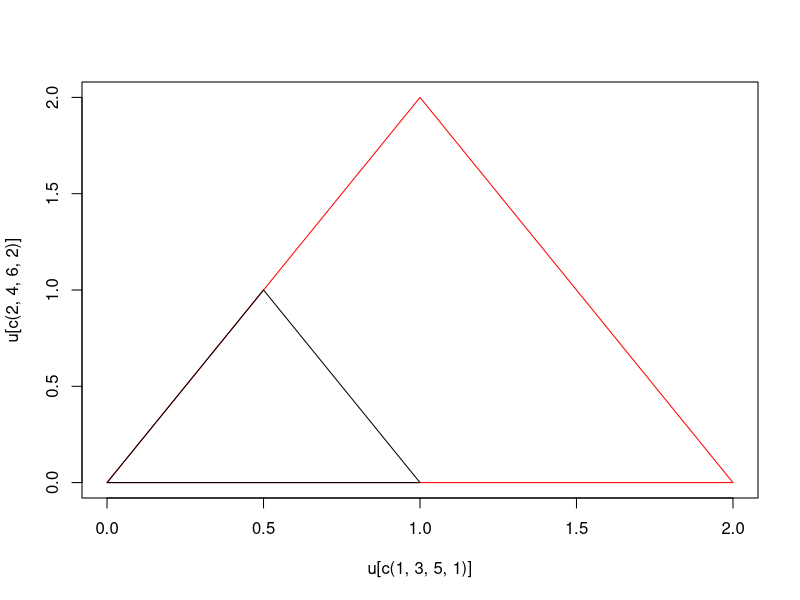
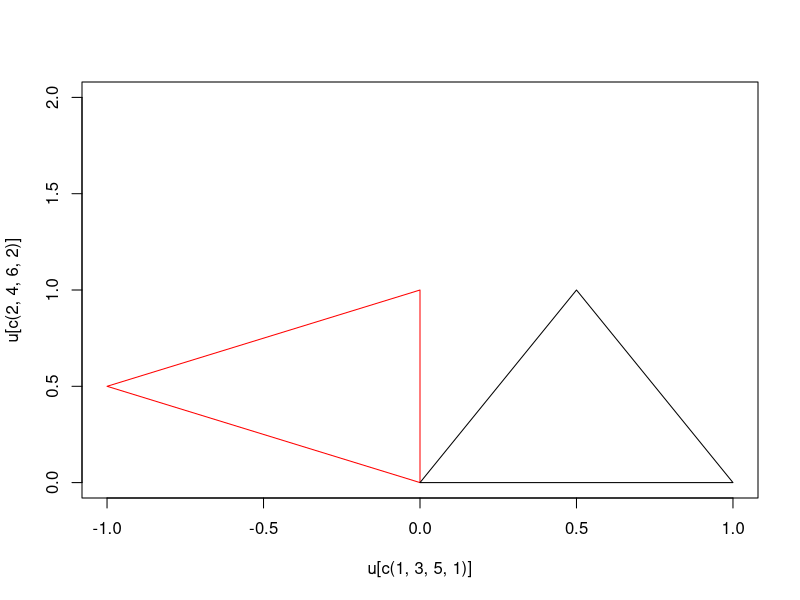
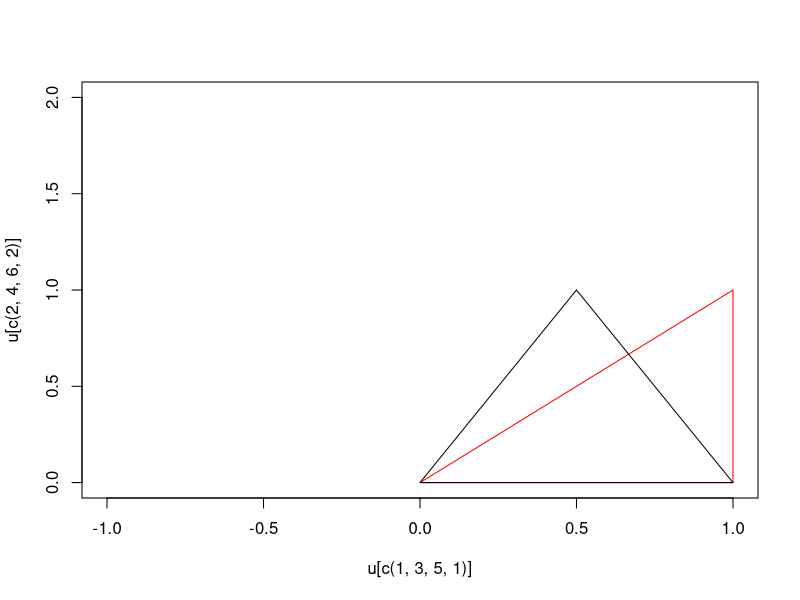

These figures' R source, in order:

## Construct B matrix for a triangle
construct.B <- function(x, y) {
  ## Area of triangle
  Delta <- 0.5 * det(cbind(1, x, y))

  ## Construct B matrix
  a <- c()
  b <- c()
  c <- c()

  a[1] <- x[2]*y[3] - y[2]*x[3]
  a[2] <- x[3]*y[1] - y[3]*x[1]
  a[3] <- x[1]*y[2] - y[1]*x[2]
  b[1] <- y[2] - y[3]
  b[2] <- y[3] - y[1]
  b[3] <- y[1] - y[2]
  c[1] <- x[3] - x[2]
  c[2] <- x[1] - x[3]
  c[3] <- x[2] - x[1]

  B1 <- 1/(2*Delta) * rbind(c(b[1], 0),
                            c(0,    c[1]),
                            c(c[1], b[1]))
  B2 <- 1/(2*Delta) * rbind(c(b[2], 0),
                            c(0,    c[2]),
                            c(c[2], b[2]))
  B3 <- 1/(2*Delta) * rbind(c(b[3], 0),
                            c(0,    c[3]),
                            c(c[3], b[3]))

  B <- cbind(B1, B2, B3)
}

construct.D <- function(E=1, nu=0) {
  D <- E * (1-nu^2) * rbind(c(1 , nu, 0       ),
                            c(nu,  1, 0       ),
                            c(0 ,  0, (1-nu)/2))
  return(D)
}

## E <- 1                                  # Modulus
## nu <- 0                 # Poission's ratio - can be in range (0, 0.5)
construct.K <- function(P, T, D) {
  N <- nrow(P)
  M <- nrow(T)
  K <- matrix(0, 2*N, 2*N)
  ## Elasticity matrix for plane stress in an isotropic material
  for (i in 1:M) {
    ## Start of with one triangle
    x <- P[T[i,], 1]
    y <- P[T[i,], 2]

    B <- construct.B(x, y)
    
    inds <- c(2*T[i,1]-1:0,
              2*T[i,2]-1:0,
              2*T[i,3]-1:0)
    K[inds,inds] <- K[inds,inds] + t(B) %*% D %*% B
  }
  return(K)
}

construct.C <- function(P, T) {
  N <- nrow(P)
  M <- nrow(T)
  C <- matrix(0, 2*N, 2*N)
  for (i in 1:M) {
    ## Start of with one triangle
    x <- P[T[i,], 1]
    y <- P[T[i,], 2]

    C[2*T[i,1]-1:0,2*T[i,2]-1:0] <- diag(2)
    C[2*T[i,2]-1:0,2*T[i,3]-1:0] <- diag(2)
    C[2*T[i,3]-1:0,2*T[i,1]-1:0] <- diag(2)
    C[2*T[i,2]-1:0,2*T[i,1]-1:0] <- diag(2)
    C[2*T[i,3]-1:0,2*T[i,2]-1:0] <- diag(2)
    C[2*T[i,1]-1:0,2*T[i,3]-1:0] <- diag(2)
  }
  return(C)
}

construct.C2 <- function(P, Cu, L) {
  N <- nrow(P)
  M <- length(L)
  C <- matrix(0, 2*N, 2*N)
  for (i in 1:M) {
    C[2*Cu[i,1]-1:0,2*Cu[i,2]-1:0] <- diag(2) / L[i]
    C[2*Cu[i,2]-1:0,2*Cu[i,1]-1:0] <- diag(2) / L[i]
  }
  return(C)
}


rotate <- function(theta) {
  return(rbind(c(cos(theta), -sin(theta)),
               c(sin(theta),  cos(theta))))
}

rotate3 <- function(theta) {
  M <- matrix(0, 6, 6)
  M[1:2, 1:2] <- rotate(theta)
  M[3:4, 3:4] <- rotate(theta)
  M[5:6, 5:6] <- rotate(theta)
  return(M)
}

shear <- function(k) {
  return(rbind(c(1, k),
               c(0, 1)))
}

shear3 <- function(k) {
  M <- matrix(0, 6, 6)
  M[1:2, 1:2] <- shear(k)
  M[3:4, 3:4] <- shear(k)
  M[5:6, 5:6] <- shear(k)
  return(M)
}

solve.fem <- function(K, P, i.fix, P.fix, alpha=1000) {
  ## K %*% a = a
  abar <- matrix(0, nrow(P)*2, 1)
  for (n in 1:length(i.fix)) {
    i <- i.fix[n]
    K[2*i-1:0,2*i-1:0] <- K[2*i-1:0,2*i-1:0] + alpha * diag(2)
    abar[2*i-1:0,1] <- t(P.fix[n,]-P[i,])
  }
  a <- solve(K, alpha * abar)
  Q <- P + matrix(a, nrow(P), 2, byrow=TRUE)
  return(Q)
}

solve.C <- function(C, P, i.fix, P.fix) {
  ind = as.vector(rbind(2*i.fix-1, 2*i.fix))
  print(ind)
  A <- C[-ind, -ind]
  print(dim(A))
  B <- C[-ind,  ind]
  print(dim(B))
  P <- matrix(t(P.fix), ncol(B), 1)
  print(P[1:10,1])
  D <- diag(apply(cbind(A, 2*B), 1, sum))
  print(dim(D))
  print(dim(P))

  Q <- 2 * solve(D - A) %*% B %*% P
  Q <- matrix(Q, nrow(Q)/2, 2, byrow=TRUE)
  R <- matrix(0, nrow(Q) + length(i.fix), 2)
  R[i.fix,] <- P.fix
  R[-i.fix,] <- Q
  return(R)
}

## Points
P <- rbind(c(0, 0),
           c(1, 0),
           c(0.5, 1))
T <- matrix(c(1, 2, 3), 1, 3)

## Original position
v <- matrix(t(P), nrow(P)*2, 1)

B <- construct.B(P[T[1,],1], P[T[1,],2])
D <- construct.D(E=1, nu=0)
K <- construct.K(P, T, D)

## Translation
u <- v + 1
print("Translation")
a <- u - v                              # Displacement
print("Forces")
print(K %*% a)
print("Strain")
e <- B %*% a
print(e)
print("Strain energy")
print(t(e) %*% D %*% e)

## Expansion
print("Expansion")
u <- 2 * v
a <- u - v
plot( u[c(1,3,5,1)], u[c(2,4,6,2)], type='l', col="red")
lines(v[c(1,3,5,1)], v[c(2,4,6,2)])
print("Forces")
print(K %*% a)
print("Strain")
e <- B %*% a
print(e)
print("Strain energy")
print(t(e) %*% D %*% e)

## Rotation
print("Rotation")
R <- rotate3(pi/2)
u <- R %*% v
a <- u - v
plot( u[c(1,3,5,1)], u[c(2,4,6,2)], type='l', col="red", xlim=c(-1, 1), ylim=c(0,2))
lines(v[c(1,3,5,1)], v[c(2,4,6,2)])
print("Forces")
print(K %*% a)
print("Strain")
e <- B %*% a
print(e)
print("Strain energy")
print(t(e) %*% D %*% e)

## Shear
print("Shear")
u <- shear3(0.5) %*% v
a <- u - v
plot( u[c(1,3,5,1)], u[c(2,4,6,2)], type='l', col="red", xlim=c(-1, 1), ylim=c(0,2))
lines(v[c(1,3,5,1)], v[c(2,4,6,2)])
print("Forces")
print(K %*% a)
print("Strain")
e <- B %*% a
print(e)
print("Strain energy")
print(t(e) %*% D %*% e)
